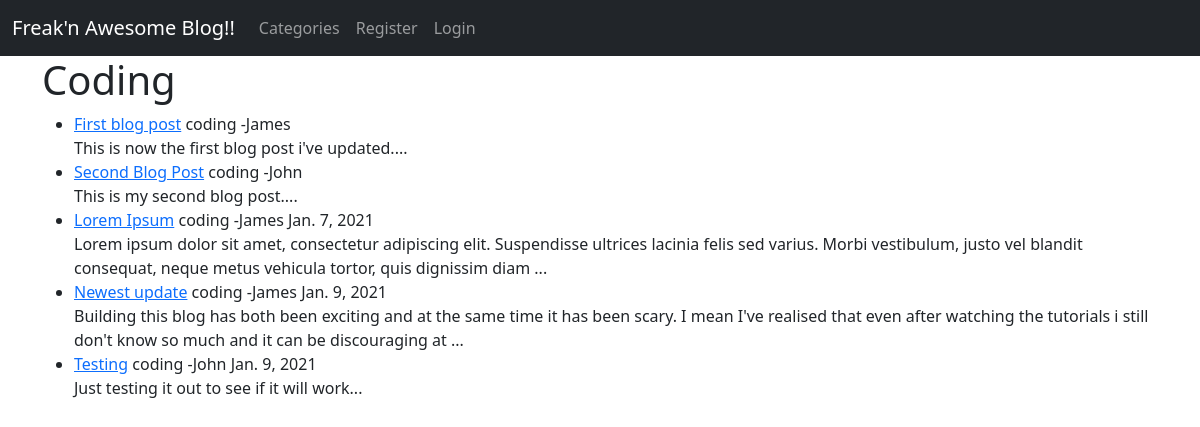
/category_body/coding, run on the app's committed database.
### theblog/models.py (models this page shows, shortened)
class Post(models.Model):
    title = models.CharField(max_length=255)
    author = models.ForeignKey(User, on_delete=models.CASCADE)
    body = models.TextField()
    title_tag = models.CharField(max_length=255, null=True, blank=True)
    date_time = models.DateTimeField(auto_now_add=True, null=True, blank=True)
    category = models.CharField(max_length=255, default= '')
    likes = models.ManyToManyField(User, related_name='blogpost_like')

### theblog/views.py (the view)
# urls.py: path('category_body/<str:cats>', CategoryView, name= 'category_body'),
def CategoryView(request, cats):
    category_post = Post.objects.filter(category=cats.replace('-', ' '))
    context = {'cats':cats.title().replace('-',' '), 'category_post': category_post}
    return render(request, 'category.html', context )

### theblog/templates/category.html (shortened to what this page needs)
{% extends 'base.html' %}
 {% block content %}
{% if category_post %}
<h1>{{ cats }}</h1>
<ul>
    {% for post in category_post %}
       <li><a href="{% url 'article-detail' post.pk %}">{{ post.title }}</a> {{post.category}}
           -{{ post.author }}  {{post.date_time.date}}</li>
           {{ post.body|slice:'200'|safe }}...
    {% endfor %}
</ul>
{% else %}
   Sorry this page does not exist....
{% endif %}
 {% endblock %}

### data on the page
Post: title "First blog post", category "coding", author "James", body "This is now the first blog post i've updated."
Post: title "Second Blog Post", category "coding", author "John", body "This is my second blog post."
Post: title "Lorem Ipsum", category "coding", author "James", date_time "Jan. 7, 2021", body "Lorem ipsum dolor sit amet, consectetur adipiscing elit. Suspendisse ultrices lacinia felis sed varius. Morbi vestibulum, justo vel blandit consequat, neque metus vehicula tortor, quis dignissim diam"
Post: title "Newest update", category "coding", author "James", date_time "Jan. 9, 2021", body "Building this blog has both been exciting and at the same time it has been scary. I mean I've realised that even after watching the tutorials i still don't know so much and it can be discouraging at"
Post: title "Testing", category "coding", author "John", date_time "Jan. 9, 2021", body "Just testing it out to see if it will work"

### other printed values
{{ cats }} "Coding"
